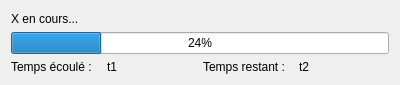
<?xml version="1.0" encoding="UTF-8"?>
<ui version="4.0">
 <class>ProgressDialog</class>
 <widget class="QDialog" name="ProgressDialog">
  <property name="windowModality">
   <enum>Qt::ApplicationModal</enum>
  </property>
  <property name="geometry">
   <rect>
    <x>0</x>
    <y>0</y>
    <width>400</width>
    <height>85</height>
   </rect>
  </property>
  <property name="windowTitle">
   <string>Dialog</string>
  </property>
  <property name="modal">
   <bool>true</bool>
  </property>
  <layout class="QVBoxLayout" name="verticalLayout">
   <item>
    <widget class="QLabel" name="labelDescription">
     <property name="text">
      <string>X en cours...</string>
     </property>
    </widget>
   </item>
   <item>
    <widget class="QProgressBar" name="progressBar">
     <property name="value">
      <number>24</number>
     </property>
    </widget>
   </item>
   <item>
    <layout class="QHBoxLayout" name="horizontalLayout">
     <item>
      <widget class="QLabel" name="label_2">
       <property name="text">
        <string>Temps écoulé :</string>
       </property>
      </widget>
     </item>
     <item>
      <widget class="QLabel" name="labelTempsEcoule">
       <property name="text">
        <string>t1</string>
       </property>
      </widget>
     </item>
     <item>
      <widget class="QLabel" name="label">
       <property name="text">
        <string>Temps restant :</string>
       </property>
      </widget>
     </item>
     <item>
      <widget class="QLabel" name="labelTempsRestant">
       <property name="text">
        <string>t2</string>
       </property>
      </widget>
     </item>
    </layout>
   </item>
  </layout>
 </widget>
 <resources/>
 <connections/>
</ui>
